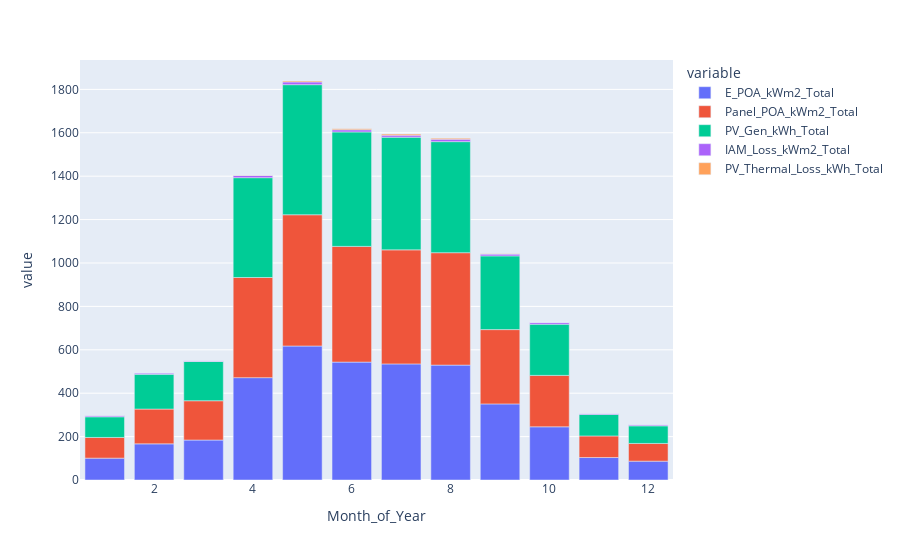

Notebook code cell kept with this figure:
### Code cell
px.bar(pv_model.summary_grouped.monthly[["E_POA_kWm2_Total", "Panel_POA_kWm2_Total", "PV_Gen_kWh_Total", "IAM_Loss_kWm2_Total", "PV_Thermal_Loss_kWh_Total"]])

### Figure 1 — Plotly figure (JSON) as saved in the notebook; plotly's stock layout.template omitted (floating-point values rounded to 4 significant figures)
{"data": [{"alignmentgroup": "True", "hovertemplate": "variable=E_POA_kWm2_Total<br>Month_of_Year=%{x}<br>value=%{y}<extra></extra>", "legendgroup": "E_POA_kWm2_Total", "marker": {"color": "#636efa", "pattern": {"shape": ""}}, "name": "E_POA_kWm2_Total", "offsetgroup": "E_POA_kWm2_Total", "orientation": "v", "showlegend": true, "textposition": "auto", "type": "bar", "x": [1, 2, 3, 4, 5, 6, 7, 8, 9, 10, 11, 12], "xaxis": "x", "y": [100.8, 166.5, 184.1, 471.6, 617.4, 543.3, 534.9, 529.4, 350.6, 245.1, 103.5, 86.84], "yaxis": "y"}, {"alignmentgroup": "True", "hovertemplate": "variable=Panel_POA_kWm2_Total<br>Month_of_Year=%{x}<br>value=%{y}<extra></extra>", "legendgroup": "Panel_POA_kWm2_Total", "marker": {"color": "#EF553B", "pattern": {"shape": ""}}, "name": "Panel_POA_kWm2_Total", "offsetgroup": "Panel_POA_kWm2_Total", "orientation": "v", "showlegend": true, "textposition": "auto", "type": "bar", "x": [1, 2, 3, 4, 5, 6, 7, 8, 9, 10, 11, 12], "xaxis": "x", "y": [95.28, 160.4, 181.1, 461.5, 604.9, 533.2, 525.6, 518.0, 342.5, 237.0, 99.52, 81.59], "yaxis": "y"}, {"alignmentgroup": "True", "hovertemplate": "variable=PV_Gen_kWh_Total<br>Month_of_Year=%{x}<br>value=%{y}<extra></extra>", "legendgroup": "PV_Gen_kWh_Total", "marker": {"color": "#00cc96", "pattern": {"shape": ""}}, "name": "PV_Gen_kWh_Total", "offsetgroup": "PV_Gen_kWh_Total", "orientation": "v", "showlegend": true, "textposition": "auto", "type": "bar", "x": [1, 2, 3, 4, 5, 6, 7, 8, 9, 10, 11, 12], "xaxis": "x", "y": [95.25, 160.3, 180.9, 460.0, 599.5, 527.3, 519.1, 511.8, 339.7, 235.9, 99.1, 81.21], "yaxis": "y"}, {"alignmentgroup": "True", "hovertemplate": "variable=IAM_Loss_kWm2_Total<br>Month_of_Year=%{x}<br>value=%{y}<extra></extra>", "legendgroup": "IAM_Loss_kWm2_Total", "marker": {"color": "#ab63fa", "pattern": {"shape": ""}}, "name": "IAM_Loss_kWm2_Total", "offsetgroup": "IAM_Loss_kWm2_Total", "orientation": "v", "showlegend": true, "textposition": "auto", "type": "bar", "x": [1, 2, 3, 4, 5, 6, 7, 8, 9, 10, 11, 12], "xaxis": "x", "y": [5.477, 6.099, 3.044, 10.16, 12.55, 10.09, 9.39, 11.34, 8.118, 8.099, 4.008, 5.255], "yaxis": "y"}, {"alignmentgroup": "True", "hovertemplate": "variable=PV_Thermal_Loss_kWh_Total<br>Month_of_Year=%{x}<br>value=%{y}<extra></extra>", "legendgroup": "PV_Thermal_Loss_kWh_Total", "marker": {"color": "#FFA15A", "pattern": {"shape": ""}}, "name": "PV_Thermal_Loss_kWh_Total", "offsetgroup": "PV_Thermal_Loss_kWh_Total", "orientation": "v", "showlegend": true, "textposition": "auto", "type": "bar", "x": [1, 2, 3, 4, 5, 6, 7, 8, 9, 10, 11, 12], "xaxis": "x", "y": [0, 0, 0.003, 0.804, 4.299, 4.797, 5.106, 4.726, 1.627, 0.172, 0, 0], "yaxis": "y"}], "layout": {"barmode": "relative", "legend": {"title": {"text": "variable"}, "tracegroupgap": 0}, "margin": {"t": 60}, "xaxis": {"anchor": "y", "domain": [0, 1], "title": {"text": "Month_of_Year"}}, "yaxis": {"anchor": "x", "domain": [0, 1], "title": {"text": "value"}}}}
